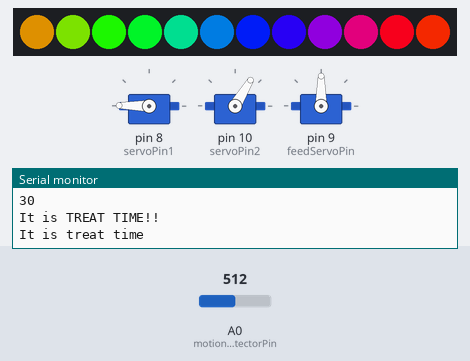
This sketch was run on a simulated Arduino Uno, built with avr-gcc and run on an emulated ATmega328P. Parts: 3 × servo, 12 RGB LEDs in strip order, left to right, the last lines printed to the serial monitor. The inputs (shaded band) are chosen by the test bench; at power-on: A0 (motionDetectorPin) = 512.

Above: at 9.77 s.
At 14.04 s:
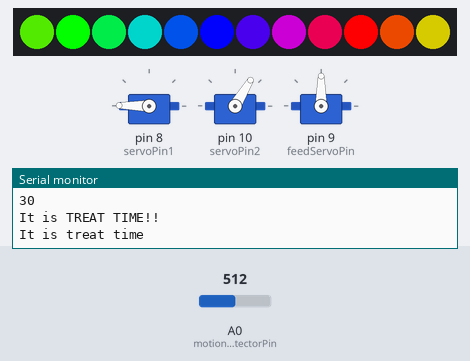
At 18.31 s:
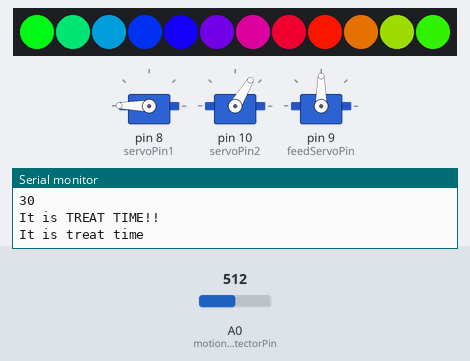
At 25.92 s:
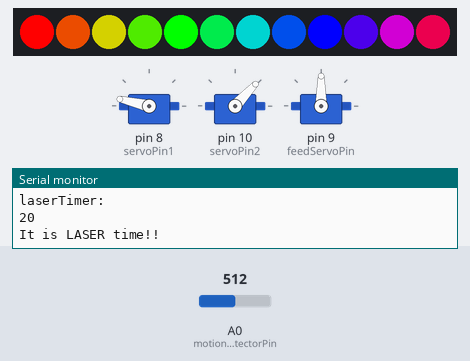
At 32.3 s:
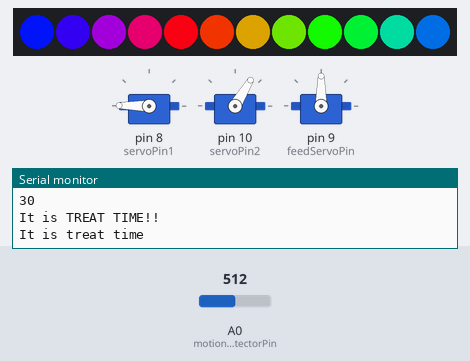
At 39.62 s:
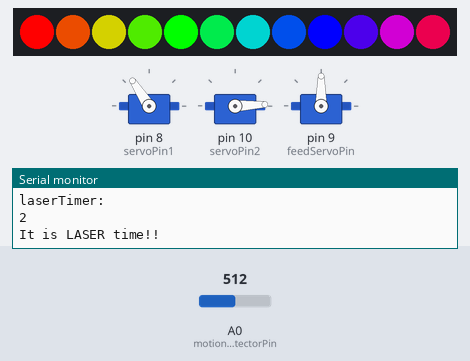
Timing chart, 0 to 40.0 s (numbered marks = the images above):
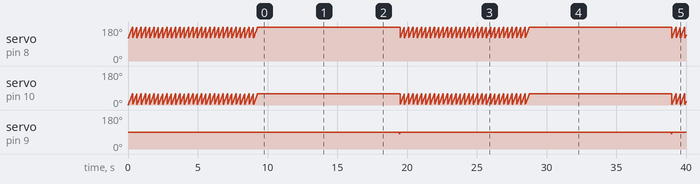

Measured:
- by itself, servo on pin 9 (feedServoPin): alternates 90° for 19.5 s and 80° for 0.03 s

The sketch:

CatLaserPointer.ino
```cpp
#include <LPD8806.h>
#include <SPI.h>
#include <Servo.h>

// set up for the Laser Mount
Servo servo1;  // bottom servo
Servo servo2;  // top servo
int angle1 = 0;  // bottom servo
int angle2 = 0;  // top servo
const int servoPin1 = 8;  // control pin for bottom servo
const int servoPin2 = 10;
const int feedServoPin = 9;

const int laserPin = 5;
const int motionDetectorPin = A0;

boolean isLaserTime = false;
boolean isTreatTime = false;

int laserTimer = 0;
int treatTimer = 0;

// setup code for the lights
// Number of RGB LEDs in strand:
int nLEDs = 12;

// Chose 2 pins for output; can be any valid output pins:
int dataPin  = 2;
int clockPin = 3;

// First parameter is the number of LEDs in the strand.  The LED strips
// are 32 LEDs per meter but you can extend or cut the strip.  Next two
// parameters are SPI data and clock pins:
LPD8806 strip = LPD8806(nLEDs, dataPin, clockPin);

// You can optionally use hardware SPI for faster writes, just leave out
// the data and clock pin parameters.  But this does limit use to very
// specific pins on the Arduino.  For "classic" Arduinos (Uno, Duemilanove,
// etc.), data = pin 11, clock = pin 13.  For Arduino Mega, data = pin 51,
// clock = pin 52.  For 32u4 Breakout Board+ and Teensy, data = pin B2,
// clock = pin B1.  For Leonardo, this can ONLY be done on the ICSP pins.
//LPD8806 strip = LPD8806(nLEDs);

Servo feedServo;  // create servo object to control a servo
                // a maximum of eight servo objects can be created
int feedServoTimer = 0;


// the setup routine runs once when you press reset:
void setup() {
  // initialize serial communication at 9600 bits per second:
  Serial.begin(9600);
  setupServo();

  // set up the LED strip
  strip.begin();
  // Update the strip, to start they are all 'off'
  strip.show();
  strip.Color(0,0,0);

  // feed servo
  feedServo.attach(feedServoPin);
}

void setupServo(){

 servo1.attach(servoPin1);
 servo2.attach(servoPin2);

}

// this is the code to move the laser in lines
int horizontalDistance = 60;
int verticalDistance = 60;


void moveLaser(){
  if (laserTimer < 30){
    digitalWrite(laserPin, HIGH);
    angle2 = 0;
    for (angle1 = 120; angle1  < 120 + horizontalDistance; angle1++){
      servo1.write(angle1);
      servo2.write(angle2);
      angle2++;
      delay(5);
    }
  laserTimer++;

  }else{
    Serial.println("Laser Time cutover: It is treat time!!");
     // now it is treat time
     digitalWrite(laserPin, LOW);
    isLaserTime = false;
    isTreatTime = true;
  }
  Serial.println("laserTimer: ");
  Serial.println(laserTimer);

}

// the loop routine runs over and over again forever:
// for the demo, we will loop to proximity
// once triggered run the laser/servo program for 30 seconds
// then feed treat
void loop() {
  // read the input on analog pin 0:
  if (!isLaserTime && ! isTreatTime){
    // reset stuff:
    feedServo.write(90);
    strip.Color(0,0,0);

    Serial.println("Waiting for Laser Time!");
   // then read the motion detector
    int motionValue = analogRead(motionDetectorPin);
    // for testing:
    motionValue = 500;
    laserTimer = 0;
    if (motionValue > 300){
      isLaserTime = true;
      digitalWrite(laserPin, HIGH);
      moveLaser();
    }
  }else if (isLaserTime && !isTreatTime){
      Serial.println("It is LASER time!!");
      digitalWrite(laserPin, HIGH);
      moveLaser();
  }else if (!isLaserTime && isTreatTime){
      Serial.println("It is TREAT TIME!!");
      feedTreat();
  }
}


// Slightly different, this one makes the rainbow wheel equally distributed
// along the chain
void rainbowCycle(uint8_t wait) {
  uint16_t i, j;

  for (j=0; j < 384 * 5; j++) {     // 5 cycles of all 384 colors in the wheel
    for (i=0; i < strip.numPixels(); i++) {
      // tricky math! we use each pixel as a fraction of the full 384-color wheel
      // (thats the i / strip.numPixels() part)
      // Then add in j which makes the colors go around per pixel
      // the % 384 is to make the wheel cycle around
      strip.setPixelColor(i, Wheel( ((i * 384 / strip.numPixels()) + j) % 384) );
    }
    strip.show();   // write all the pixels out
    delay(wait);
  }
}

/* Helper functions */

//Input a value 0 to 384 to get a color value.
//The colours are a transition r - g -b - back to r

uint32_t Wheel(uint16_t WheelPos)
{
  byte r, g, b;
  switch(WheelPos / 128)
  {
    case 0:
      r = 127 - WheelPos % 128;   //Red down
      g = WheelPos % 128;      // Green up
      b = 0;                  //blue off
      break;
    case 1:
      g = 127 - WheelPos % 128;  //green down
      b = WheelPos % 128;      //blue up
      r = 0;                  //red off
      break;
    case 2:
      b = 127 - WheelPos % 128;  //blue down
      r = WheelPos % 128;      //red up
      g = 0;                  //green off
      break;
  }
  return(strip.Color(r,g,b));
}

void feedTreat(){
     // light the lights
     Serial.println("It is treat time");
    // rainbow lights
    rainbowCycle(1);  // make it go through the cycle fairly fast
    strip.Color(0,0,0);
    // move the treat feeder
   feedServo.write(80);
  delay(30);
    feedServo.write(90);
    feedServoTimer = 0;
     treatTimer = 0;
    isTreatTime = false;
  strip.Color(0,0,0);
 }
```
